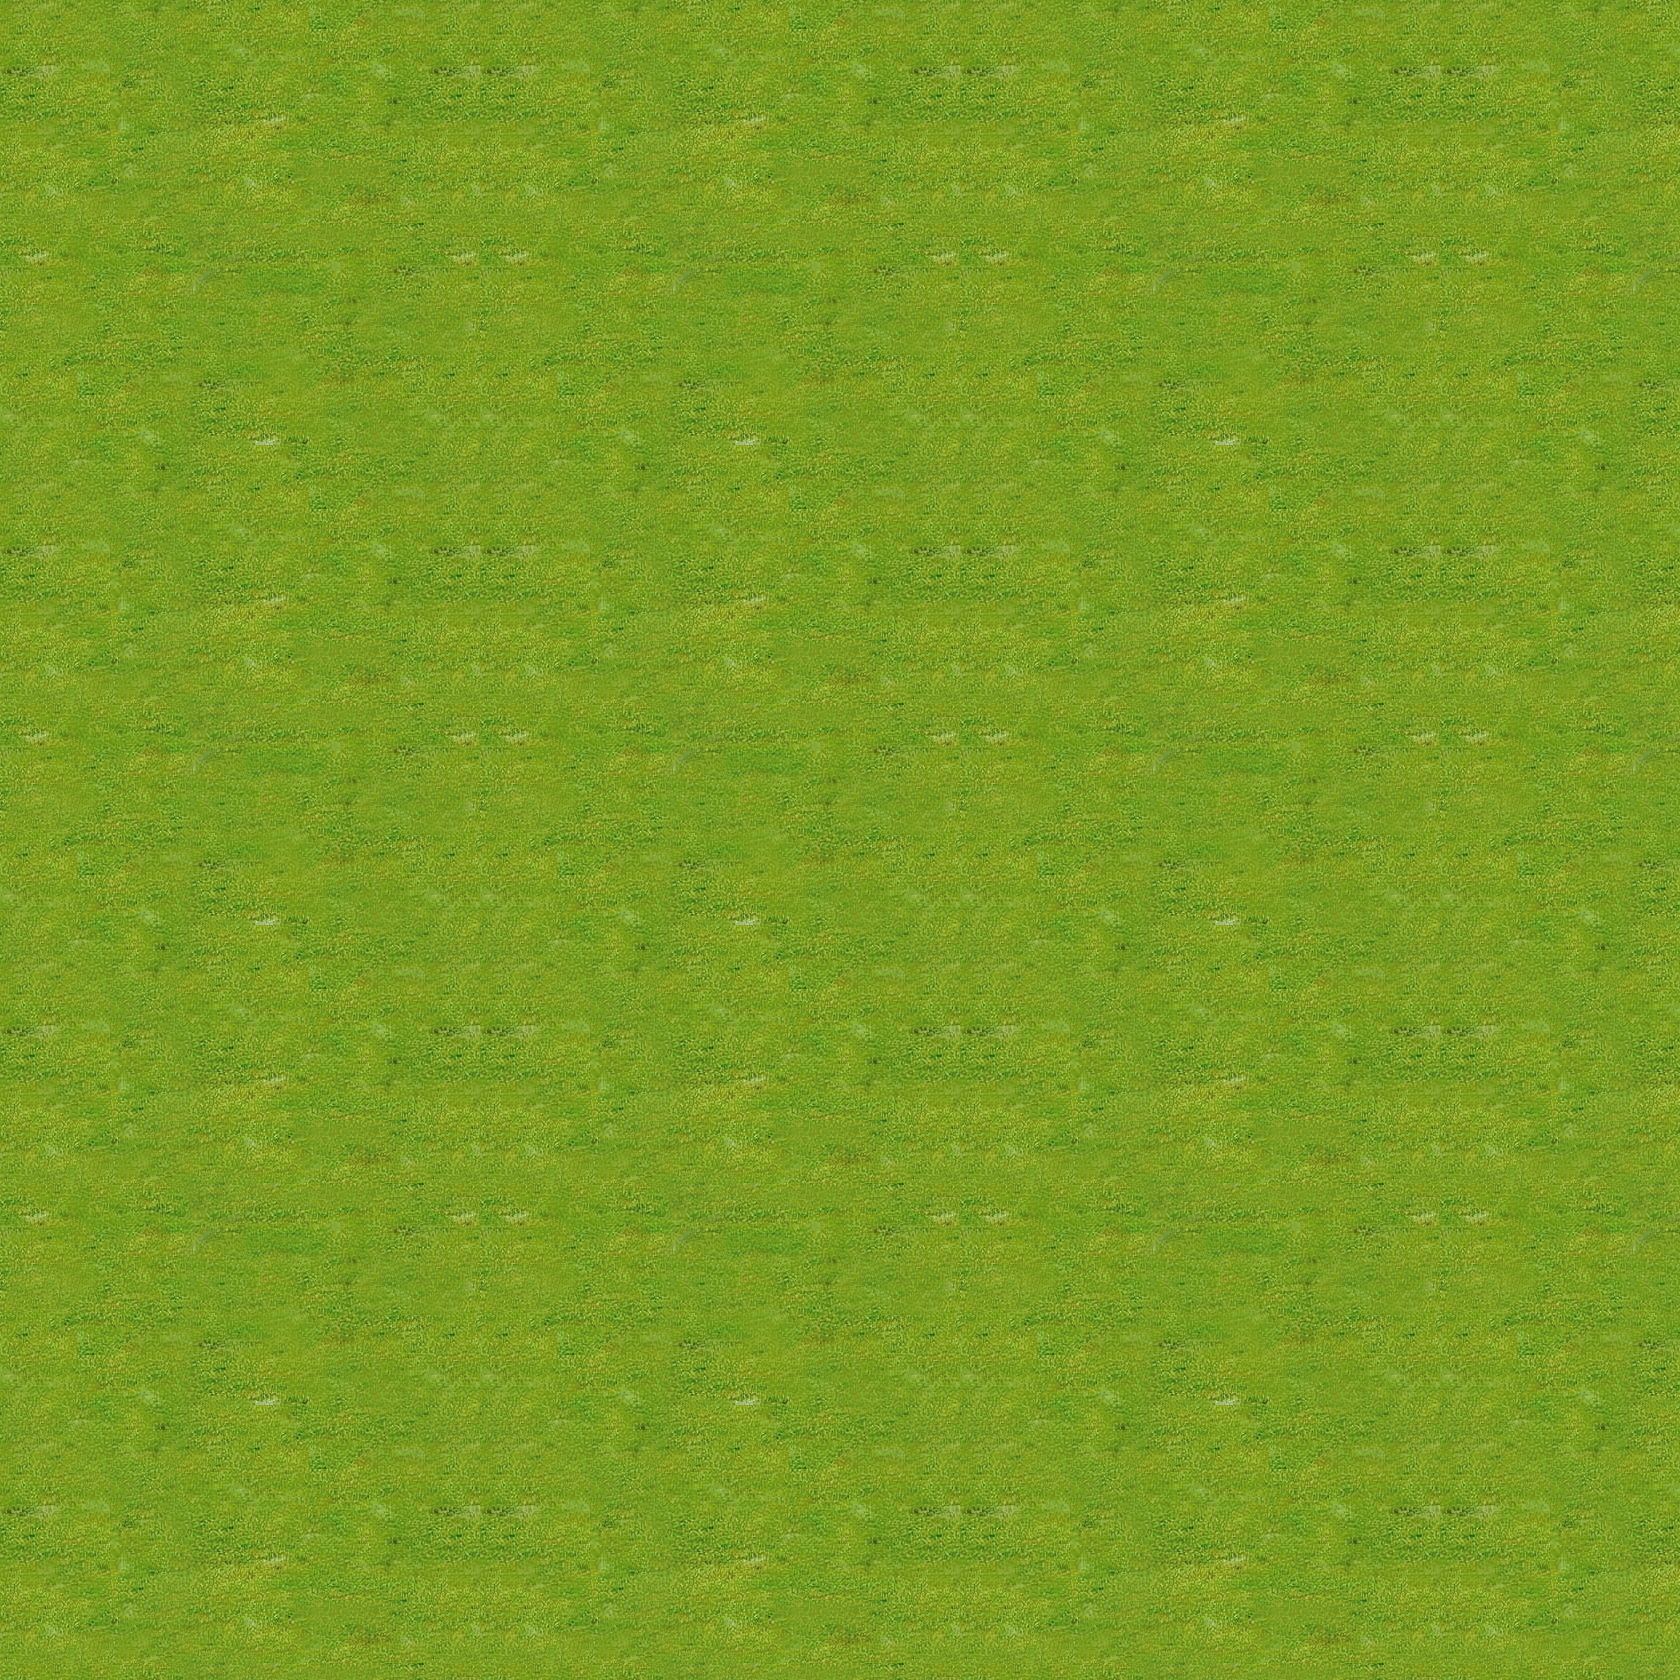

This game map was drawn from its Tiled (.tmx) file and the tilesets committed beside it. A one-line description and the trimmed map source follow:
An orthogonal 21x21 tile map with 80x80 px tiles, 1 tile layer (layer1).

<map version="1.0" orientation="orthogonal" width="21" height="21" tilewidth="80" tileheight="80">
 <tileset firstgid="1" name="terrain" tilewidth="80" tileheight="80">
  <image source="terrain.png" width="1440" height="1440" />
 </tileset>
 <layer name="layer1" width="21" height="21">
  <properties>
   <property name="a" value="100" />
   <property name="b" value="100" />
   <property name="g" value="100" />
   <property name="r" value="100" />
  </properties>
  <data>[441 cells, 441 non-empty, 36 distinct tile ids]</data>
 </layer>
</map>
